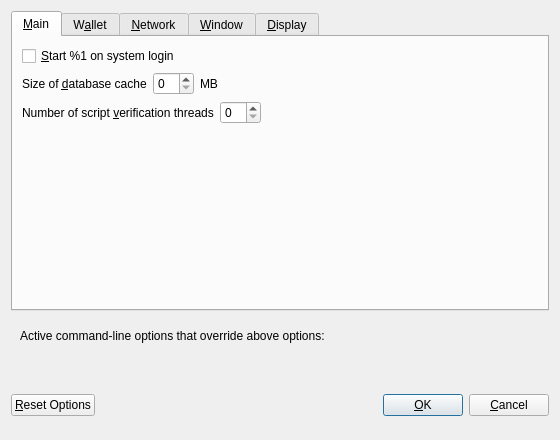
<?xml version="1.0" encoding="UTF-8"?>
<ui version="4.0">
 <class>OptionsDialog</class>
 <widget class="QDialog" name="OptionsDialog">
  <property name="geometry">
   <rect>
    <x>0</x>
    <y>0</y>
    <width>560</width>
    <height>440</height>
   </rect>
  </property>
  <property name="windowTitle">
   <string>Options</string>
  </property>
  <property name="modal">
   <bool>true</bool>
  </property>
  <layout class="QVBoxLayout" name="verticalLayout">
   <item>
    <widget class="QTabWidget" name="tabWidget">
     <property name="currentIndex">
      <number>0</number>
     </property>
     <widget class="QWidget" name="tabMain">
      <attribute name="title">
       <string>&amp;Main</string>
      </attribute>
      <layout class="QVBoxLayout" name="verticalLayout_Main">
       <item>
        <widget class="QCheckBox" name="bitcoinAtStartup">
         <property name="toolTip">
          <string>Automatically start %1 after logging in to the system.</string>
         </property>
         <property name="text">
          <string>&amp;Start %1 on system login</string>
         </property>
        </widget>
       </item>
       <item>
        <layout class="QHBoxLayout" name="horizontalLayout_2_Main">
         <item>
          <widget class="QLabel" name="databaseCacheLabel">
           <property name="text">
            <string>Size of &amp;database cache</string>
           </property>
           <property name="textFormat">
            <enum>Qt::PlainText</enum>
           </property>
           <property name="buddy">
            <cstring>databaseCache</cstring>
           </property>
          </widget>
         </item>
         <item>
          <widget class="QSpinBox" name="databaseCache"/>
         </item>
         <item>
          <widget class="QLabel" name="databaseCacheUnitLabel">
           <property name="text">
            <string>MB</string>
           </property>
           <property name="textFormat">
            <enum>Qt::PlainText</enum>
           </property>
          </widget>
         </item>
         <item>
          <spacer name="horizontalSpacer_2_Main">
           <property name="orientation">
            <enum>Qt::Horizontal</enum>
           </property>
           <property name="sizeHint" stdset="0">
            <size>
             <width>40</width>
             <height>20</height>
            </size>
           </property>
          </spacer>
         </item>
        </layout>
       </item>
       <item>
        <layout class="QHBoxLayout" name="horizontalLayout_3_Main">
         <item>
          <widget class="QLabel" name="threadsScriptVerifLabel">
           <property name="text">
            <string>Number of script &amp;verification threads</string>
           </property>
           <property name="textFormat">
            <enum>Qt::PlainText</enum>
           </property>
           <property name="buddy">
            <cstring>threadsScriptVerif</cstring>
           </property>
          </widget>
         </item>
         <item>
          <widget class="QSpinBox" name="threadsScriptVerif">
           <property name="toolTip">
            <string>(0 = auto, &lt;0 = leave that many cores free)</string>
           </property>
          </widget>
         </item>
         <item>
          <spacer name="horizontalSpacer_3_Main">
           <property name="orientation">
            <enum>Qt::Horizontal</enum>
           </property>
           <property name="sizeHint" stdset="0">
            <size>
             <width>40</width>
             <height>20</height>
            </size>
           </property>
          </spacer>
         </item>
        </layout>
       </item>
       <item>
        <spacer name="verticalSpacer_Main">
         <property name="orientation">
          <enum>Qt::Vertical</enum>
         </property>
         <property name="sizeHint" stdset="0">
          <size>
           <width>20</width>
           <height>40</height>
          </size>
         </property>
        </spacer>
       </item>
      </layout>
     </widget>
     <widget class="QWidget" name="tabWallet">
      <attribute name="title">
       <string>W&amp;allet</string>
      </attribute>
      <layout class="QVBoxLayout" name="verticalLayout_Wallet">
       <item>
        <widget class="QGroupBox" name="groupBox">
         <property name="title">
          <string>Expert</string>
         </property>
         <layout class="QVBoxLayout" name="verticalLayout_2">
          <item>
           <widget class="QCheckBox" name="coinControlFeatures">
            <property name="toolTip">
             <string>Whether to show coin control features or not.</string>
            </property>
            <property name="text">
             <string>Enable coin &amp;control features</string>
            </property>
           </widget>
          </item>
          <item>
           <widget class="QCheckBox" name="spendZeroConfChange">
            <property name="toolTip">
             <string>If you disable the spending of unconfirmed change, the change from a transaction cannot be used until that transaction has at least one confirmation. This also affects how your balance is computed.</string>
            </property>
            <property name="text">
             <string>&amp;Spend unconfirmed change</string>
            </property>
           </widget>
          </item>
         </layout>
        </widget>
       </item>
       <item>
        <spacer name="verticalSpacer_Wallet">
         <property name="orientation">
          <enum>Qt::Vertical</enum>
         </property>
         <property name="sizeHint" stdset="0">
          <size>
           <width>20</width>
           <height>40</height>
          </size>
         </property>
        </spacer>
       </item>
      </layout>
     </widget>
     <widget class="QWidget" name="tabNetwork">
      <attribute name="title">
       <string>&amp;Network</string>
      </attribute>
      <layout class="QVBoxLayout" name="verticalLayout_Network">
       <item>
        <widget class="QCheckBox" name="mapPortUpnp">
         <property name="toolTip">
          <string>Automatically open the Diverscoin client port on the router. This only works when your router supports UPnP and it is enabled.</string>
         </property>
         <property name="text">
          <string>Map port using &amp;UPnP</string>
         </property>
        </widget>
       </item>
       <item>
        <widget class="QCheckBox" name="allowIncoming">
         <property name="toolTip">
          <string>Accept connections from outside</string>
         </property>
         <property name="text">
          <string>Allow incoming connections</string>
         </property>
        </widget>
       </item>
       <item>
        <widget class="QCheckBox" name="connectSocks">
         <property name="toolTip">
          <string>Connect to the Diverscoin network through a SOCKS5 proxy.</string>
         </property>
         <property name="text">
          <string>&amp;Connect through SOCKS5 proxy (default proxy):</string>
         </property>
        </widget>
       </item>
       <item>
        <layout class="QHBoxLayout" name="horizontalLayout_1_Network">
         <item>
          <widget class="QLabel" name="proxyIpLabel">
           <property name="text">
            <string>Proxy &amp;IP:</string>
           </property>
           <property name="textFormat">
            <enum>Qt::PlainText</enum>
           </property>
           <property name="buddy">
            <cstring>proxyIp</cstring>
           </property>
          </widget>
         </item>
         <item>
          <widget class="QValidatedLineEdit" name="proxyIp">
           <property name="minimumSize">
            <size>
             <width>140</width>
             <height>0</height>
            </size>
           </property>
           <property name="maximumSize">
            <size>
             <width>140</width>
             <height>16777215</height>
            </size>
           </property>
           <property name="toolTip">
            <string>IP address of the proxy (e.g. IPv4: 127.0.0.1 / IPv6: ::1)</string>
           </property>
          </widget>
         </item>
         <item>
          <widget class="QLabel" name="proxyPortLabel">
           <property name="text">
            <string>&amp;Port:</string>
           </property>
           <property name="textFormat">
            <enum>Qt::PlainText</enum>
           </property>
           <property name="buddy">
            <cstring>proxyPort</cstring>
           </property>
          </widget>
         </item>
         <item>
          <widget class="QLineEdit" name="proxyPort">
           <property name="minimumSize">
            <size>
             <width>55</width>
             <height>0</height>
            </size>
           </property>
           <property name="maximumSize">
            <size>
             <width>55</width>
             <height>16777215</height>
            </size>
           </property>
           <property name="toolTip">
            <string>Port of the proxy (e.g. 9050)</string>
           </property>
          </widget>
         </item>
         <item>
          <spacer name="horizontalSpacer_1_Network">
           <property name="orientation">
            <enum>Qt::Horizontal</enum>
           </property>
           <property name="sizeHint" stdset="0">
            <size>
             <width>40</width>
             <height>20</height>
            </size>
           </property>
          </spacer>
         </item>
        </layout>
       </item>
       <item>
        <layout class="QHBoxLayout" name="horizontalLayout_2_Network">
         <item>
          <widget class="QLabel" name="proxyActiveNets">
           <property name="text">
            <string>Used for reaching peers via:</string>
           </property>
           <property name="textFormat">
            <enum>Qt::PlainText</enum>
           </property>
          </widget>
         </item>
         <item>
          <widget class="QCheckBox" name="proxyReachIPv4">
           <property name="enabled">
            <bool>false</bool>
           </property>
           <property name="toolTip">
            <string>Shows, if the supplied default SOCKS5 proxy is used to reach peers via this network type.</string>
           </property>
           <property name="text">
            <string/>
           </property>
          </widget>
         </item>
         <item>
          <widget class="QLabel" name="proxyReachIPv4Label">
           <property name="text">
            <string>IPv4</string>
           </property>
           <property name="textFormat">
            <enum>Qt::PlainText</enum>
           </property>
          </widget>
         </item>
         <item>
          <widget class="QCheckBox" name="proxyReachIPv6">
           <property name="enabled">
            <bool>false</bool>
           </property>
           <property name="toolTip">
            <string>Shows, if the supplied default SOCKS5 proxy is used to reach peers via this network type.</string>
           </property>
           <property name="text">
            <string/>
           </property>
          </widget>
         </item>
         <item>
          <widget class="QLabel" name="proxyReachIPv6Label">
           <property name="text">
            <string>IPv6</string>
           </property>
           <property name="textFormat">
            <enum>Qt::PlainText</enum>
           </property>
          </widget>
         </item>
         <item>
          <widget class="QCheckBox" name="proxyReachTor">
           <property name="enabled">
            <bool>false</bool>
           </property>
           <property name="toolTip">
            <string>Shows, if the supplied default SOCKS5 proxy is used to reach peers via this network type.</string>
           </property>
           <property name="text">
            <string/>
           </property>
          </widget>
         </item>
         <item>
          <widget class="QLabel" name="proxyReachTorLabel">
           <property name="text">
            <string>Tor</string>
           </property>
           <property name="textFormat">
            <enum>Qt::PlainText</enum>
           </property>
          </widget>
         </item>
         <item>
          <spacer name="horizontalSpacer_2_Network">
           <property name="orientation">
            <enum>Qt::Horizontal</enum>
           </property>
           <property name="sizeHint" stdset="0">
            <size>
             <width>40</width>
             <height>20</height>
            </size>
           </property>
          </spacer>
         </item>
        </layout>
       </item>
       <item>
        <widget class="QCheckBox" name="connectSocksTor">
         <property name="toolTip">
          <string>Connect to the Diverscoin network through a separate SOCKS5 proxy for Tor hidden services.</string>
         </property>
         <property name="text">
          <string>Use separate SOCKS5 proxy to reach peers via Tor hidden services:</string>
         </property>
        </widget>
       </item>
       <item>
        <layout class="QHBoxLayout" name="horizontalLayout_3_Network">
         <item>
          <widget class="QLabel" name="proxyIpTorLabel">
           <property name="text">
            <string>Proxy &amp;IP:</string>
           </property>
           <property name="textFormat">
            <enum>Qt::PlainText</enum>
           </property>
           <property name="buddy">
            <cstring>proxyIpTor</cstring>
           </property>
          </widget>
         </item>
         <item>
          <widget class="QValidatedLineEdit" name="proxyIpTor">
           <property name="minimumSize">
            <size>
             <width>140</width>
             <height>0</height>
            </size>
           </property>
           <property name="maximumSize">
            <size>
             <width>140</width>
             <height>16777215</height>
            </size>
           </property>
           <property name="toolTip">
            <string>IP address of the proxy (e.g. IPv4: 127.0.0.1 / IPv6: ::1)</string>
           </property>
          </widget>
         </item>
         <item>
          <widget class="QLabel" name="proxyPortTorLabel">
           <property name="text">
            <string>&amp;Port:</string>
           </property>
           <property name="textFormat">
            <enum>Qt::PlainText</enum>
           </property>
           <property name="buddy">
            <cstring>proxyPortTor</cstring>
           </property>
          </widget>
         </item>
         <item>
          <widget class="QLineEdit" name="proxyPortTor">
           <property name="minimumSize">
            <size>
             <width>55</width>
             <height>0</height>
            </size>
           </property>
           <property name="maximumSize">
            <size>
             <width>55</width>
             <height>16777215</height>
            </size>
           </property>
           <property name="toolTip">
            <string>Port of the proxy (e.g. 9050)</string>
           </property>
          </widget>
         </item>
         <item>
          <spacer name="horizontalSpacer_4_Network">
           <property name="orientation">
            <enum>Qt::Horizontal</enum>
           </property>
           <property name="sizeHint" stdset="0">
            <size>
             <width>40</width>
             <height>20</height>
            </size>
           </property>
          </spacer>
         </item>
        </layout>
       </item>
       <item>
        <spacer name="verticalSpacer_Network">
         <property name="orientation">
          <enum>Qt::Vertical</enum>
         </property>
         <property name="sizeHint" stdset="0">
          <size>
           <width>20</width>
           <height>40</height>
          </size>
         </property>
        </spacer>
       </item>
      </layout>
     </widget>
     <widget class="QWidget" name="tabWindow">
      <attribute name="title">
       <string>&amp;Window</string>
      </attribute>
      <layout class="QVBoxLayout" name="verticalLayout_Window">
       <item>
        <widget class="QCheckBox" name="hideTrayIcon">
         <property name="toolTip">
          <string>&amp;Hide the icon from the system tray.</string>
         </property>
         <property name="text">
          <string>Hide tray icon</string>
         </property>
        </widget>
       </item>
       <item>
        <widget class="QCheckBox" name="minimizeToTray">
         <property name="toolTip">
          <string>Show only a tray icon after minimizing the window.</string>
         </property>
         <property name="text">
          <string>&amp;Minimize to the tray instead of the taskbar</string>
         </property>
        </widget>
       </item>
       <item>
        <widget class="QCheckBox" name="minimizeOnClose">
         <property name="toolTip">
          <string>Minimize instead of exit the application when the window is closed. When this option is enabled, the application will be closed only after selecting Exit in the menu.</string>
         </property>
         <property name="text">
          <string>M&amp;inimize on close</string>
         </property>
        </widget>
       </item>
       <item>
        <spacer name="verticalSpacer_Window">
         <property name="orientation">
          <enum>Qt::Vertical</enum>
         </property>
         <property name="sizeHint" stdset="0">
          <size>
           <width>20</width>
           <height>40</height>
          </size>
         </property>
        </spacer>
       </item>
      </layout>
     </widget>
     <widget class="QWidget" name="tabDisplay">
      <attribute name="title">
       <string>&amp;Display</string>
      </attribute>
      <layout class="QVBoxLayout" name="verticalLayout_Display">
       <item>
        <layout class="QHBoxLayout" name="horizontalLayout_1_Display">
         <item>
          <widget class="QLabel" name="langLabel">
           <property name="text">
            <string>User Interface &amp;language:</string>
           </property>
           <property name="textFormat">
            <enum>Qt::PlainText</enum>
           </property>
           <property name="buddy">
            <cstring>lang</cstring>
           </property>
          </widget>
         </item>
         <item>
          <widget class="QValueComboBox" name="lang">
           <property name="toolTip">
            <string>The user interface language can be set here. This setting will take effect after restarting %1.</string>
           </property>
          </widget>
         </item>
        </layout>
       </item>
       <item>
        <layout class="QHBoxLayout" name="horizontalLayout_2_Display">
         <item>
          <widget class="QLabel" name="unitLabel">
           <property name="text">
            <string>&amp;Unit to show amounts in:</string>
           </property>
           <property name="textFormat">
            <enum>Qt::PlainText</enum>
           </property>
           <property name="buddy">
            <cstring>unit</cstring>
           </property>
          </widget>
         </item>
         <item>
          <widget class="QValueComboBox" name="unit">
           <property name="toolTip">
            <string>Choose the default subdivision unit to show in the interface and when sending coins.</string>
           </property>
          </widget>
         </item>
        </layout>
       </item>
       <item>
        <layout class="QHBoxLayout" name="horizontalLayout_3_Display">
         <item>
          <widget class="QLabel" name="thirdPartyTxUrlsLabel">
           <property name="toolTip">
            <string>Third party URLs (e.g. a block explorer) that appear in the transactions tab as context menu items. %s in the URL is replaced by transaction hash. Multiple URLs are separated by vertical bar |.</string>
           </property>
           <property name="text">
            <string>Third party transaction URLs</string>
           </property>
           <property name="buddy">
            <cstring>thirdPartyTxUrls</cstring>
           </property>
          </widget>
         </item>
         <item>
          <widget class="QLineEdit" name="thirdPartyTxUrls">
           <property name="toolTip">
            <string>Third party URLs (e.g. a block explorer) that appear in the transactions tab as context menu items. %s in the URL is replaced by transaction hash. Multiple URLs are separated by vertical bar |.</string>
           </property>
          </widget>
         </item>
        </layout>
       </item>
       <item>
        <spacer name="verticalSpacer_Display">
         <property name="orientation">
          <enum>Qt::Vertical</enum>
         </property>
         <property name="sizeHint" stdset="0">
          <size>
           <width>20</width>
           <height>40</height>
          </size>
         </property>
        </spacer>
       </item>
      </layout>
     </widget>
    </widget>
   </item>
   <item>
    <widget class="QFrame" name="frame">
     <layout class="QVBoxLayout" name="verticalLayout_Bottom">
      <item>
       <layout class="QHBoxLayout" name="horizontalLayout_Bottom">
        <item>
         <widget class="QLabel" name="overriddenByCommandLineInfoLabel">
          <property name="text">
           <string>Active command-line options that override above options:</string>
          </property>
          <property name="textFormat">
           <enum>Qt::PlainText</enum>
          </property>
         </widget>
        </item>
        <item>
         <spacer name="horizontalSpacer_Bottom">
          <property name="orientation">
           <enum>Qt::Horizontal</enum>
          </property>
          <property name="sizeHint" stdset="0">
           <size>
            <width>40</width>
            <height>20</height>
           </size>
          </property>
         </spacer>
        </item>
       </layout>
      </item>
      <item>
       <widget class="QLabel" name="overriddenByCommandLineLabel">
        <property name="text">
         <string/>
        </property>
        <property name="textFormat">
         <enum>Qt::PlainText</enum>
        </property>
        <property name="wordWrap">
         <bool>true</bool>
        </property>
       </widget>
      </item>
     </layout>
    </widget>
   </item>
   <item>
    <layout class="QHBoxLayout" name="horizontalLayout_Buttons">
     <item>
      <widget class="QPushButton" name="resetButton">
       <property name="toolTip">
        <string>Reset all client options to default.</string>
       </property>
       <property name="text">
        <string>&amp;Reset Options</string>
       </property>
       <property name="autoDefault">
        <bool>false</bool>
       </property>
      </widget>
     </item>
     <item>
      <spacer name="horizontalSpacer_1">
       <property name="orientation">
        <enum>Qt::Horizontal</enum>
       </property>
       <property name="sizeHint" stdset="0">
        <size>
         <width>40</width>
         <height>48</height>
        </size>
       </property>
      </spacer>
     </item>
     <item>
      <widget class="QLabel" name="statusLabel">
       <property name="minimumSize">
        <size>
         <width>200</width>
         <height>0</height>
        </size>
       </property>
       <property name="font">
        <font>
         <weight>75</weight>
         <bold>true</bold>
        </font>
       </property>
       <property name="text">
        <string/>
       </property>
       <property name="textFormat">
        <enum>Qt::PlainText</enum>
       </property>
       <property name="wordWrap">
        <bool>true</bool>
       </property>
      </widget>
     </item>
     <item>
      <spacer name="horizontalSpacer_2">
       <property name="orientation">
        <enum>Qt::Horizontal</enum>
       </property>
       <property name="sizeHint" stdset="0">
        <size>
         <width>40</width>
         <height>48</height>
        </size>
       </property>
      </spacer>
     </item>
     <item>
      <widget class="QPushButton" name="okButton">
       <property name="text">
        <string>&amp;OK</string>
       </property>
       <property name="autoDefault">
        <bool>false</bool>
       </property>
       <property name="default">
        <bool>true</bool>
       </property>
      </widget>
     </item>
     <item>
      <widget class="QPushButton" name="cancelButton">
       <property name="text">
        <string>&amp;Cancel</string>
       </property>
       <property name="autoDefault">
        <bool>false</bool>
       </property>
      </widget>
     </item>
    </layout>
   </item>
  </layout>
 </widget>
 <customwidgets>
  <customwidget>
   <class>QValidatedLineEdit</class>
   <extends>QLineEdit</extends>
   <header>qvalidatedlineedit.h</header>
  </customwidget>
  <customwidget>
   <class>QValueComboBox</class>
   <extends>QComboBox</extends>
   <header>qvaluecombobox.h</header>
  </customwidget>
 </customwidgets>
 <resources/>
 <connections/>
</ui>
